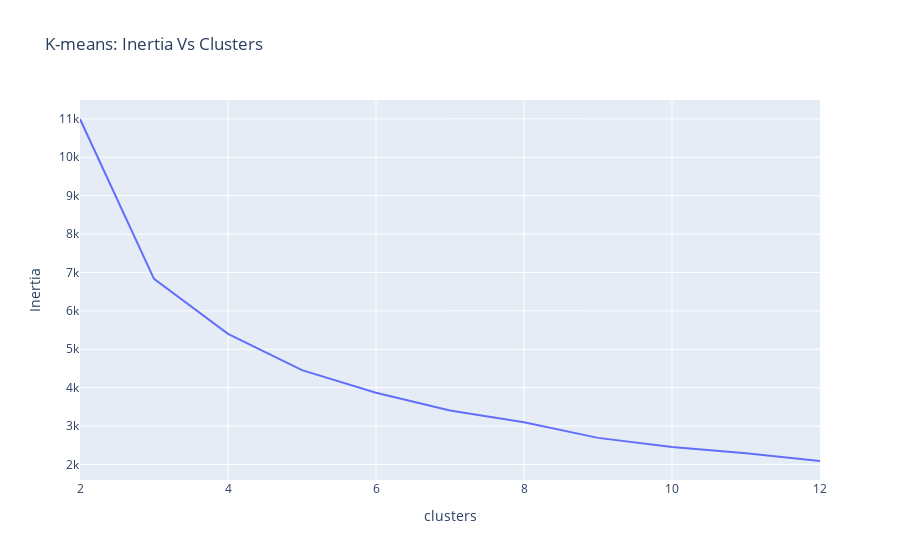

Write notebook code for a chart like this one.
### Markdown cell above
#### Inertia  Vs Clusters Elbow plot

### Code cell
fig = px.line(  x=clusters,
                y = inertias,
                title = "K-means: Inertia Vs Clusters"
                )
fig.update_layout(xaxis_title = "clusters", yaxis_title = "Inertia")
fig.show()

### Figure 1 — Plotly figure (JSON) as saved in the notebook; plotly's stock layout.template omitted (floating-point values rounded to 4 significant figures)
{"data": [{"hovertemplate": "x=%{x}<br>y=%{y}<extra></extra>", "legendgroup": "", "line": {"color": "#636efa", "dash": "solid"}, "marker": {"symbol": "circle"}, "mode": "lines", "name": "", "orientation": "v", "showlegend": false, "type": "scatter", "x": [2, 3, 4, 5, 6, 7, 8, 9, 10, 11, 12], "xaxis": "x", "y": [11000.0, 6834.0, 5401.0, 4457.0, 3869.0, 3405.0, 3098.0, 2693.0, 2455.0, 2292.0, 2090.0], "yaxis": "y"}], "layout": {"legend": {"tracegroupgap": 0}, "title": {"text": "K-means: Inertia Vs Clusters"}, "xaxis": {"anchor": "y", "domain": [0, 1], "title": {"text": "clusters"}}, "yaxis": {"anchor": "x", "domain": [0, 1], "title": {"text": "Inertia"}}}}
